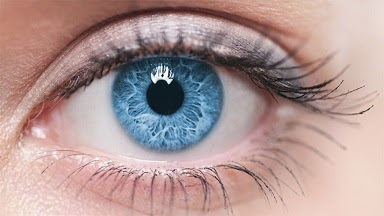
#> input picture matsudaira/eye_device/eyeRobot/images/sample.jpg, 384 x 216 px, found by its file name
$ python circle3.py
#> lines starting #> are read from the running program, lines starting #| are printed output that depends on the picture; after the words box and inside, x2 and y2 are one past the last pixel; in counts of white or black regions, pixels touching at a corner belong together
import cv2
import numpy as np
from IPython import display
from matplotlib import pyplot as plt


# [6 lines of commented-out code are left out]


def draw_contours(img, contours, ax):
    """輪郭の点及び線を画像上に描画する。
    """
    ax.imshow(img)
    ax.set_axis_off()

    for i, cnt in enumerate(contours):
        # 形状を変更する。(NumPoints, 1, 2) -> (NumPoints, 2)
        cnt = cnt.squeeze(axis=1)
        # 輪郭の点同士を結ぶ線を描画する。
        ax.add_patch(plt.Polygon(cnt, color="b", fill=None, lw=2))
        # 輪郭の点を描画する。
        ax.plot(cnt[:, 0], cnt[:, 1], "ro", mew=0, ms=4)
        # 輪郭の番号を描画する。
        # ax.text(cnt[0][0], cnt[0][1], i, color="r", size="20", bbox=dict(fc="w"))

# 画像を読み込む。
img = cv2.imread("/Users/nakanokota/Documents/sample.jpg")
#> img is the input picture: shape (216, 384, 3); mean B, G, R 149.5, 151.7, 176.7

# グレースケールに変換する。
gray = cv2.cvtColor(img, cv2.COLOR_BGR2GRAY)
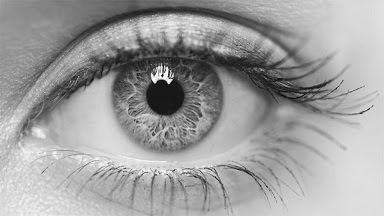
#> gray: shape (216, 384); min 6, max 254, mean 159

# 2値化する
ret, bin_img = cv2.threshold(gray, 20, 255, cv2.THRESH_BINARY)
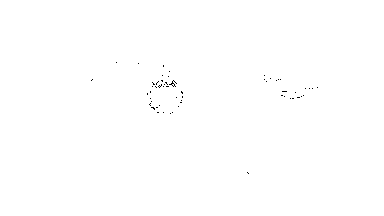
#> bin_img: shape (216, 384); 99.9% white; black in thin lines or dots, all inside (x1, y1, x2, y2) = (91, 62, 318, 174)

# 輪郭を抽出する。
contours, hierarchy = cv2.findContours(
    bin_img, cv2.RETR_EXTERNAL, cv2.CHAIN_APPROX_SIMPLE
)
#> contours = [[[0, 0], [0, 215], [383, 215], [383, 0]]]

#> (the run stopped early here; a loop or call above may not have finished)

$ run again, with matsudaira/eye_device/eyeRobot/images/fit_bi - コピー.png saved as matsudaira/eye_device/eyeRobot/images/sample.jpg
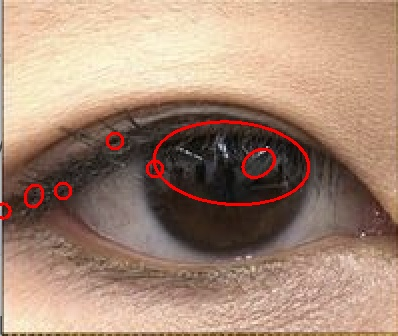
#> input picture matsudaira/eye_device/eyeRobot/images/fit_bi - コピー.png, 398 x 336 px, found by its file name
#> img is the input picture: shape (336, 398, 3); mean B, G, R 117.6, 136.5, 166.4
#> `gray = cv2.cvtColor(img, cv2.COLOR_BGR2GRAY)`:
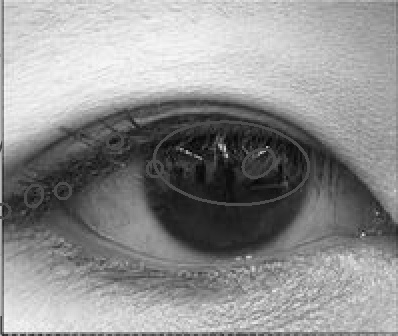
#> gray: shape (336, 398); min 0, max 249, mean 143.3
#> `ret, bin_img = cv2.threshold(gray, 20, 255, cv2.THRESH_BINARY)`:
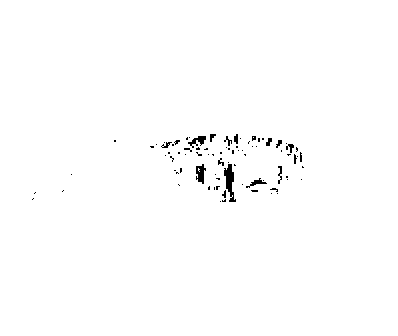
#> bin_img: shape (336, 398); 99.1% white; 82 black regions (68 under 20 px), largest, box (x1, y1, x2, y2) and area: (224, 164, 236, 202) 230, (196, 164, 206, 184) 125, (188, 136, 206, 148) 99
#> contours = [[[0, 0], [0, 335], [397, 335], [397, 0]]]
